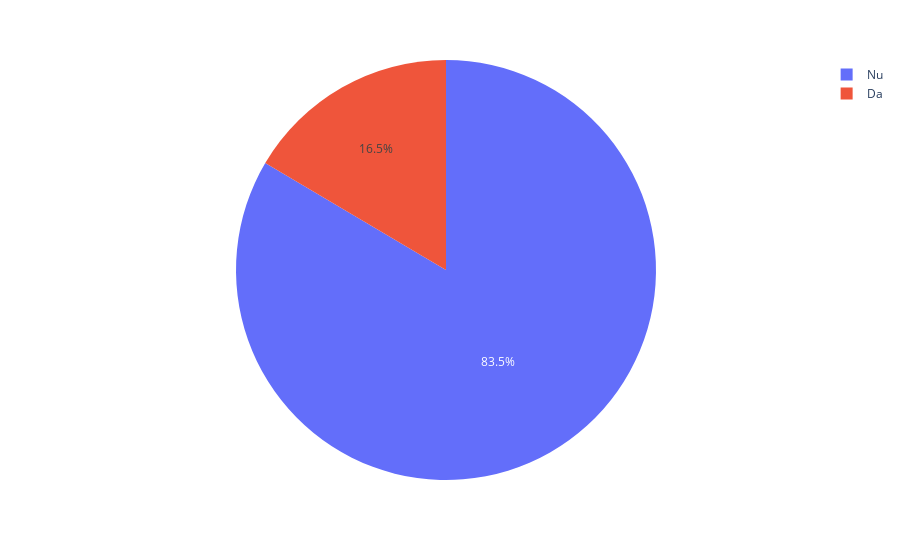

Here is the notebook cell this chart was saved with:
### Code cell
fig = px.pie(song_data, names="colab")
fig.show()

### Figure 1 — Plotly figure (JSON) as saved in the notebook; plotly's stock layout.template omitted (floating-point values rounded to 4 significant figures; data arrays with more than 128 entries replaced by an {"elided": "..."} marker saying what was removed)
{"data": [{"domain": {"x": [0, 1], "y": [0, 1]}, "hovertemplate": "colab=%{label}<extra></extra>", "labels": {"elided": "1000 str values"}, "legendgroup": "", "name": "", "showlegend": true, "type": "pie"}], "layout": {"autosize": true, "legend": {"tracegroupgap": 0}, "margin": {"t": 60}}}
